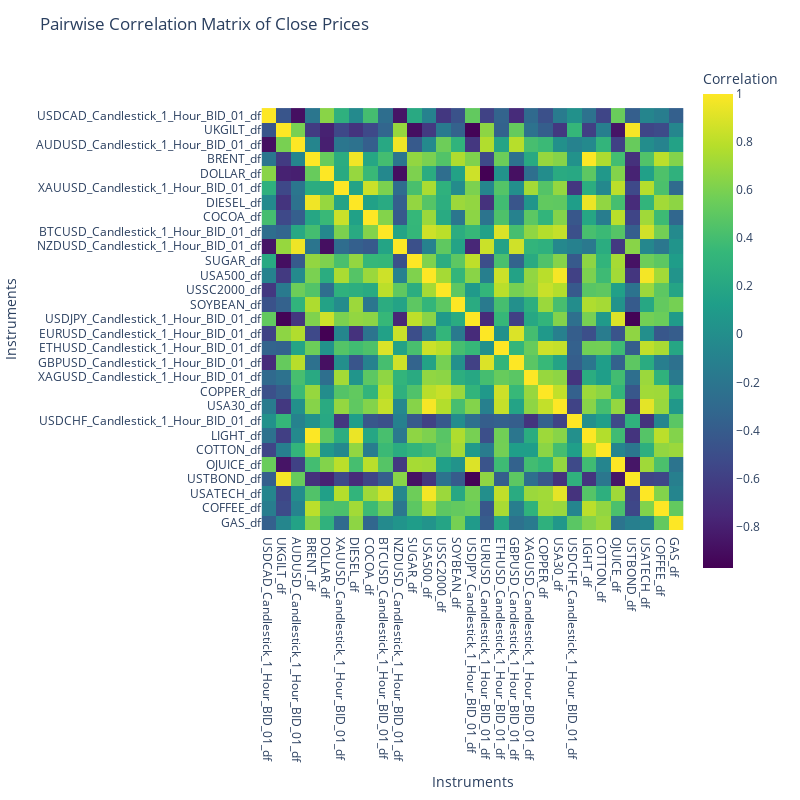

Notebook source saved alongside this figure:
### Code cell
import plotly.express as px

# Calculate the pairwise correlation matrix for the close prices
correlation_matrix = close_prices_df.corr()

# Create a heatmap using Plotly
fig = px.imshow(correlation_matrix,
                labels=dict(color="Correlation"),
                x=correlation_matrix.columns,
                y=correlation_matrix.columns,
                color_continuous_scale="Viridis")

# Update layout for better readability
fig.update_layout(title="Pairwise Correlation Matrix of Close Prices",
                  xaxis_title="Instruments",
                  yaxis_title="Instruments",
                  width=800, height=800)

# Show the plot
fig.show()

### Figure 1 — Plotly figure (JSON) as saved in the notebook; plotly's stock layout.template omitted (floating-point values rounded to 4 significant figures; data arrays with more than 128 entries replaced by an {"elided": "..."} marker saying what was removed)
{"data": [{"coloraxis": "coloraxis", "hovertemplate": "x: %{x}<br>y: %{y}<br>Correlation: %{z}<extra></extra>", "name": "0", "type": "heatmap", "x": ["USDCAD_Candlestick_1_Hour_BID_01_df", "UKGILT_df", "AUDUSD_Candlestick_1_Hour_BID_01_df", "BRENT_df", "DOLLAR_df", "XAUUSD_Candlestick_1_Hour_BID_01_df", "DIESEL_df", "COCOA_df", "BTCUSD_Candlestick_1_Hour_BID_01_df", "NZDUSD_Candlestick_1_Hour_BID_01_df", "SUGAR_df", "USA500_df", "USSC2000_df", "SOYBEAN_df", "USDJPY_Candlestick_1_Hour_BID_01_df", "EURUSD_Candlestick_1_Hour_BID_01_df", "ETHUSD_Candlestick_1_Hour_BID_01_df", "GBPUSD_Candlestick_1_Hour_BID_01_df", "XAGUSD_Candlestick_1_Hour_BID_01_df", "COPPER_df", "USA30_df", "USDCHF_Candlestick_1_Hour_BID_01_df", "LIGHT_df", "COTTON_df", "OJUICE_df", "USTBOND_df", "USATECH_df", "COFFEE_df", "GAS_df"], "xaxis": "x", "y": ["USDCAD_Candlestick_1_Hour_BID_01_df", "UKGILT_df", "AUDUSD_Candlestick_1_Hour_BID_01_df", "BRENT_df", "DOLLAR_df", "XAUUSD_Candlestick_1_Hour_BID_01_df", "DIESEL_df", "COCOA_df", "BTCUSD_Candlestick_1_Hour_BID_01_df", "NZDUSD_Candlestick_1_Hour_BID_01_df", "SUGAR_df", "USA500_df", "USSC2000_df", "SOYBEAN_df", "USDJPY_Candlestick_1_Hour_BID_01_df", "EURUSD_Candlestick_1_Hour_BID_01_df", "ETHUSD_Candlestick_1_Hour_BID_01_df", "GBPUSD_Candlestick_1_Hour_BID_01_df", "XAGUSD_Candlestick_1_Hour_BID_01_df", "COPPER_df", "USA30_df", "USDCHF_Candlestick_1_Hour_BID_01_df", "LIGHT_df", "COTTON_df", "OJUICE_df", "USTBOND_df", "USATECH_df", "COFFEE_df", "GAS_df"], "yaxis": "y", "z": {"elided": "29x29 float values"}}], "layout": {"coloraxis": {"colorbar": {"title": {"text": "Correlation"}}, "colorscale": [[0, "#440154"], [0.1111, "#482878"], [0.2222, "#3e4989"], [0.3333, "#31688e"], [0.4444, "#26828e"], [0.5556, "#1f9e89"], [0.6667, "#35b779"], [0.7778, "#6ece58"], [0.8889, "#b5de2b"], [1, "#fde725"]]}, "height": 800, "margin": {"t": 60}, "title": {"text": "Pairwise Correlation Matrix of Close Prices"}, "width": 800, "xaxis": {"anchor": "y", "constrain": "domain", "domain": [0, 1], "scaleanchor": "y", "title": {"text": "Instruments"}}, "yaxis": {"anchor": "x", "autorange": "reversed", "constrain": "domain", "domain": [0, 1], "title": {"text": "Instruments"}}}}
